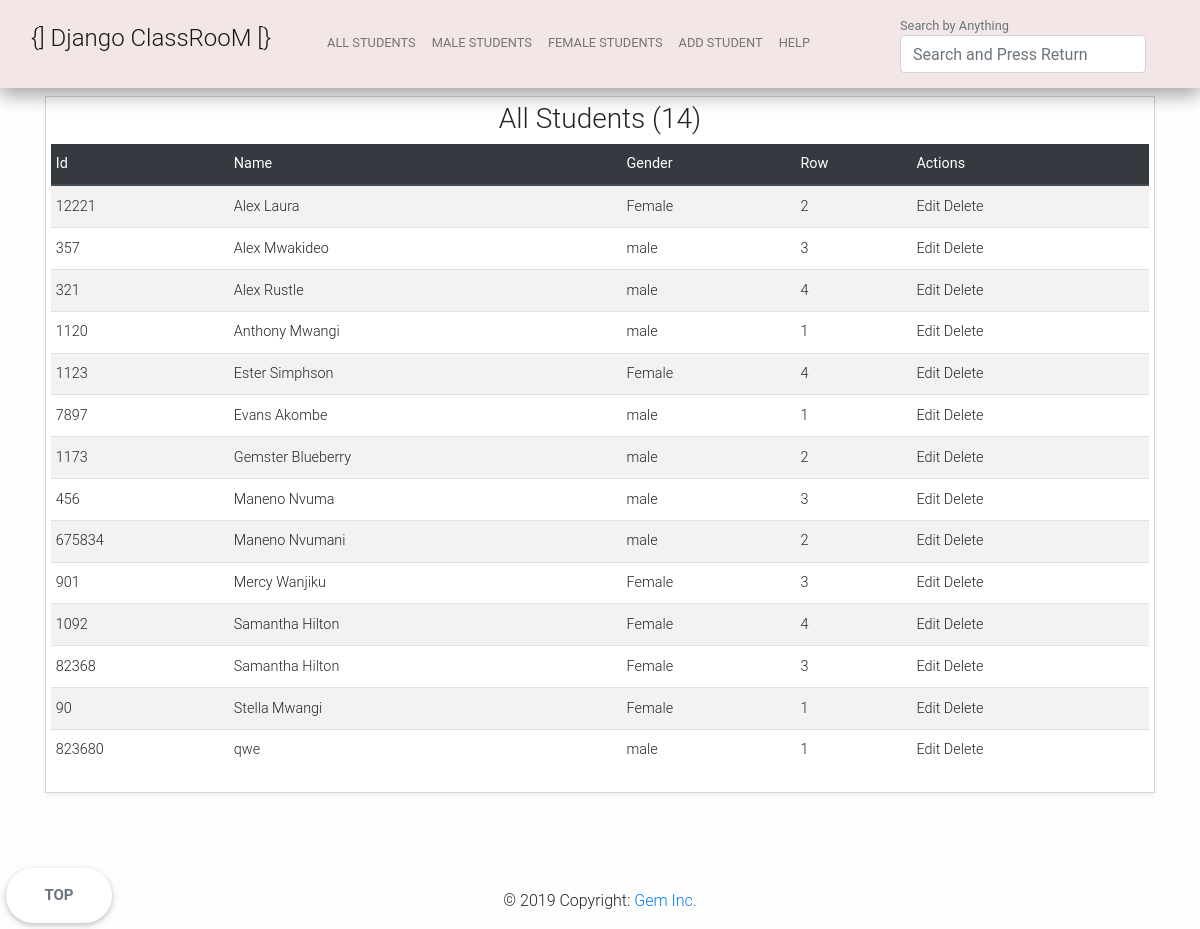
/all/, run on an earlier commit of the app's database.
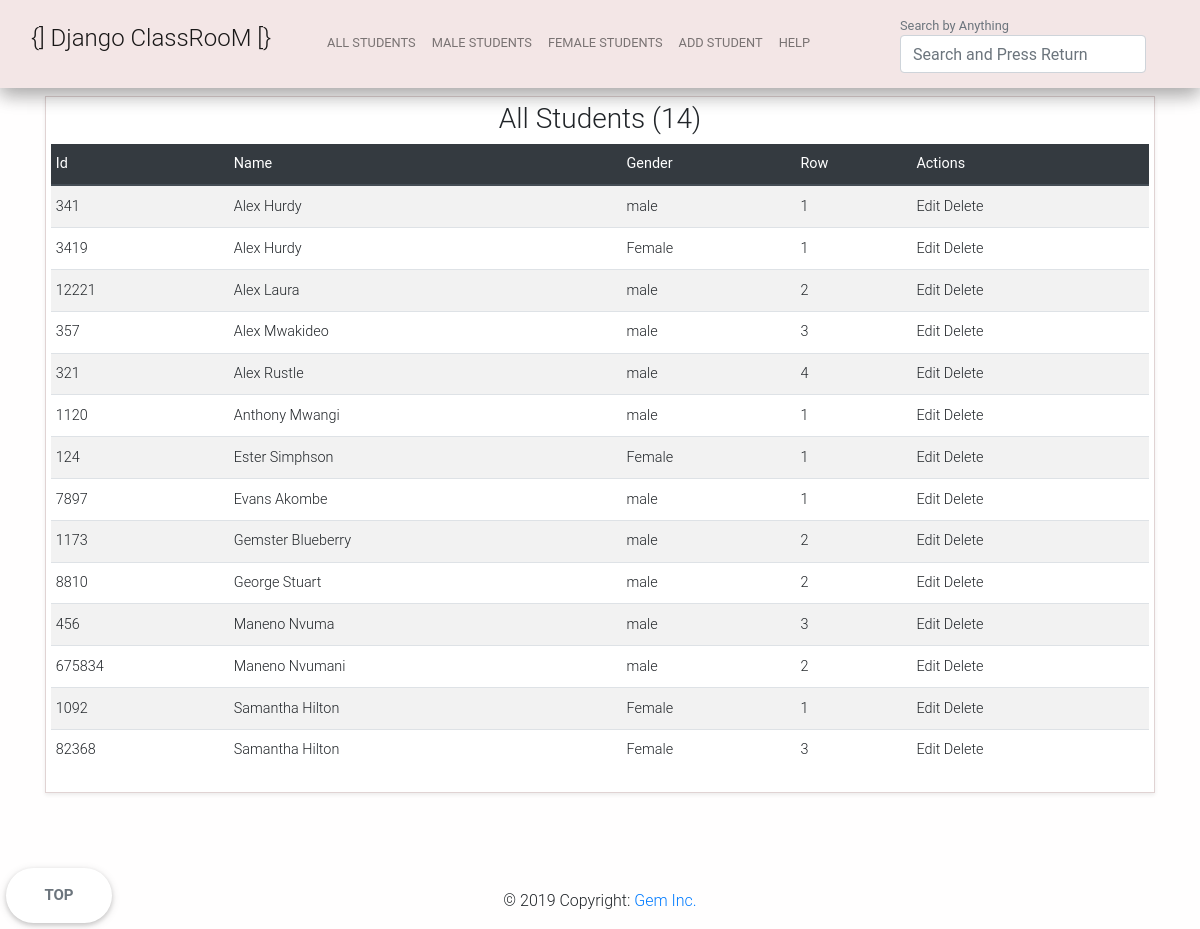
And on a later commit of the database.
### student/models.py (models this page shows, shortened)
class Student(models.Model):
	sid = models.IntegerField(primary_key=True)
	sname = models.CharField(max_length=100)
	sgender = models.CharField(max_length=6, choices=GENDERS, default='Select')
	srow = models.IntegerField(choices=ROWS, default='Select')

### student/views.py (the view)
# urls.py: path('all/', views.all, name="all"),
def all(request):
	object_list = Student.objects.all().order_by('sname')
	return render(request, 'all.html', {'object_list':object_list})

### student/templates/all.html
{% extends "layout.html" %}
{% block content %}
<div class="container table-p light">
    <table class="table table-striped table-sm">
        <thead class="thead-dark">
            <tr>
                <th scope="col">Id</th>
                <th scope="col">Name</th>
                <th scope="col">Gender</th>
                <th scope="col">Row</th>
                <th scope="col">Actions</th>
            </tr>
        </thead>
        <tbody>
            <center>
                <h3>All Students ({{ object_list.count }})</h3>
            </center>
            {% for student in object_list %}
              <tr>
                <td>{{student.sid}}</td>
                <td>{{student.sname}}</td>
                <td>{{student.get_sgender_display}}</td>
                <td>{{student.srow}}</td>
                <td>
                    <a href="/edit/{{ student.sid }}">Edit</a>
                    <a href="/delete/{{ student.sid }}">Delete</a>
                </td>
            </tr>
            {% endfor %}
        </tbody>
    </table>
</div>
{% endblock content %}

### student/templates/layout.html (shortened to what this page needs)
{% load crispy_forms_tags %}
{% load staticfiles %}
<!DOCTYPE html>
<html>
<head>
    <link rel="stylesheet" href="{% static 'css/bootstrap.css' %}" />
    <link rel="stylesheet" href="{% static 'css/mdb.css' %}" />
    <link rel="stylesheet" href="{% static 'css/icons.css' %}" />
    <link rel="stylesheet" href="{% static 'css/style.css' %}" />
</head>
<body>
    <header class="small-header">
        <nav class="navbar navbar-expand-lg nav-fixed-top navbar-light hoverable scrolling-navbar">
            <div class="container-fluid">
                <a href="/" class="navbar-brand mr-5 ">
                    <h4>{] Django ClassRooM [}</h4>
                </a>
                <div class="container navbar-nav">
                    <small><a href="/all/" class="nav-item nav-link hoverable">ALL STUDENTS</a></small>
                    <small><a href="/gender/?q=M" class="nav-item nav-link hoverable">MALE STUDENTS</a></small>
                    <small><a href="/gender/?q=F" class="nav-item nav-link hoverable">FEMALE STUDENTS</a></small>
                    <small><a href="/add/" class="nav-item nav-link hoverable">ADD STUDENT</a></small>
                    <small><a href="/help/" class="nav-link nav-item hoverable">HELP</a></small>
                </div>
                <form method="get" class="form-inline" action="/search/">
                    <div class="container">
                        <small class="test-sm form-text text-muted" id="searchHelpText">Search by Anything</small>
                        <label class="form-label" for="search">
                            <input id="search" describedby="searchHelpText" type="text" class="form-control mr-sm-2" placeholder="Search and Press Return" name="q">
                        </label>
                    </div>
                </form>
            </div>
        </nav>
    </header>
    <div class="container pt-3 mt-5 body-section escape">
                {% block content %}{% block modal %}{% endblock modal %}{% endblock content %}
    </div>
    <footer class="container footer">
        <div class="container-fluid">
            <div class="footer-copyright text-center py-3">© 2019 Copyright:
                <a href="http://djempy.pythonanywhere.com">Gem Inc.</a>
            </div>
        <div class="right fixed-bottom">
            <a type="button" class="light btn-lg btn top text-muted" style="color:black;" href="#top">
                <strong>Top</strong>
            </a>
        </div>
    </div>
    </footer>
</body>
</html>

### student/static/css/style.css (style rules this page uses)
body { background-color: #fffefe; }
.table-p { border: solid 1px #e0d3d3; padding: 5px; margin-bottom: 5rem; box-shadow: 0 0.125rem 0.25rem rgba(0, 0, 0, 0.075) !important; }
.body-section { margin-top: 5rem; border-spacing: 5rem }
.nav-fixed-top { position: fixed; top: 0; right: 0; left: 0; z-index: 1030; background-color: #f3e6e6; border-bottom: solid #f3e6e6; }
.escape { margin-top: 5rem !important; }
.top { border-radius: 50rem !important; border-right: 50% !important; border-left: 50% !important; }
.light { background-color: #ffffff !important; }

What changed in the data, as far as the page shows it:
removed Student: sid "1123", sname "Ester Simphson", sgender "Female", srow "4"
removed Student: sid "901", sname "Mercy Wanjiku", sgender "Female", srow "3"
removed Student: sid "90", sname "Stella Mwangi", sgender "Female", srow "1"
removed Student: sid "823680", sname "qwe", sgender "male", srow "1"
added Student: sid "341", sname "Alex Hurdy", sgender "male", srow "1"
added Student: sid "3419", sname "Alex Hurdy", sgender "Female", srow "1"
changed Student "Alex Laura": sgender "Female" → "male"
added Student: sid "124", sname "Ester Simphson", sgender "Female", srow "1"
added Student: sid "8810", sname "George Stuart", sgender "male", srow "2"
changed Student id 1092: srow "4" → "1"
